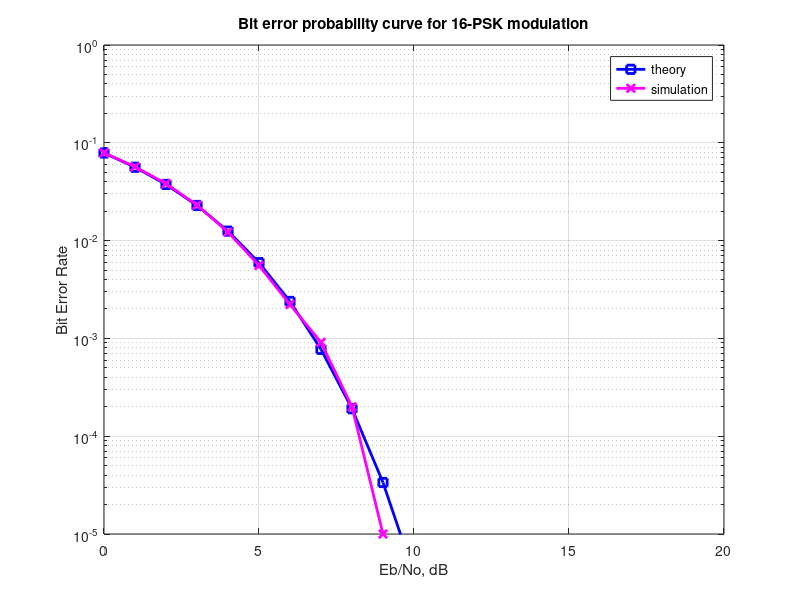

Write the MATLAB code that produced this figure.
% Bit Error Rate for 16-PSK modulation using Gray modulation mapping
close all
clear
clc

N = 10^5; % number of symbols
M = 2;   % constellation size
k = log2(M); % bits per symbol

Eb_N0_dB  = 0:25; % multiple Es/N0 values
Es_N0_dB  = Eb_N0_dB + 10*log10(k);

% Mapping for binary <--> Gray code conversion
ref = 0:M-1;
map = bitxor(ref,floor(ref/2));
[tt, ind] = sort(map);

estPhase = zeros(1,N);
for ii = 1:length(Eb_N0_dB)
    
    % symbol generation
    ipBit = rand(1,N*k,1)>0.5; % random 1's and 0's
    ipBitReshape =  reshape(ipBit,k,N).'; % grouping to N symbols having k bits each
    bin2DecMatrix = ones(N,1)*(2.^((k-1):-1:0)); % conversion from binary to decimal
    grayRef = sum(ipBitReshape.*bin2DecMatrix,2).'; % decimal to binary
    
    % Gray coded constellation mapping
    ipDec = ind(grayRef+1)-1; % bit group to constellation point
    ipPhase = ipDec*2*pi/M; % conversion to phase
    s = exp(1i*ipPhase);  % modulation
    
    % adding noise
    n = 1/sqrt(2)*(randn(1,N) + 1i*randn(1,N)); % white guassian noise, 0dB variance1
    y = s + 10^(-Es_N0_dB(ii)/20)*n; % additive white gaussian noise
    
    % demodulation
    opPhase = angle(y);
    % unwrap phase
    opPhase(opPhase<0) = opPhase(opPhase<0) + 2*pi;
    % rounding the received phase to the closest constellation
    estPhase = 2*pi/M*round(opPhase/(2*pi/M)); % phase equalization
    estPhase(estPhase==2*pi) = 0;
    estDec = round(estPhase*M/(2*pi));
    
    % Decimal to Gray code conversion
    ipGrayHat = map(estDec+1); % converting to decimal
    estBinary = dec2bin(ipGrayHat,k) ; % decimal to binary
    
    % converting binary string to number
    estBinary = estBinary.';
    estBinary = estBinary(1:end).';
    estBinary = str2num(estBinary).' ;
    
    % counting errors
    nBitErr(ii) = size(find(ipBit- estBinary),2); % couting the number of errors
end

simBer = nBitErr/(N*k) + 1e-100; % small term added to prevent -infinty in log

if(M == 8 || M == 16)
    theoryBer = (1/k)*erfc(sqrt(k*10.^(Eb_N0_dB/10))*sin(pi/M));
else
    theoryBer = (1/2)*erfc(sqrt(10.^(Eb_N0_dB/10)));
end

figure
semilogy(Eb_N0_dB,theoryBer,'bs-','LineWidth',2);
hold on
semilogy(Eb_N0_dB,simBer,'mx-','LineWidth',2);
axis([0 20 10^-5 1])
grid on
legend('theory', 'simulation');
xlabel('Eb/No, dB')
ylabel('Bit Error Rate')
title('Bit error probability curve for 16-PSK modulation')
